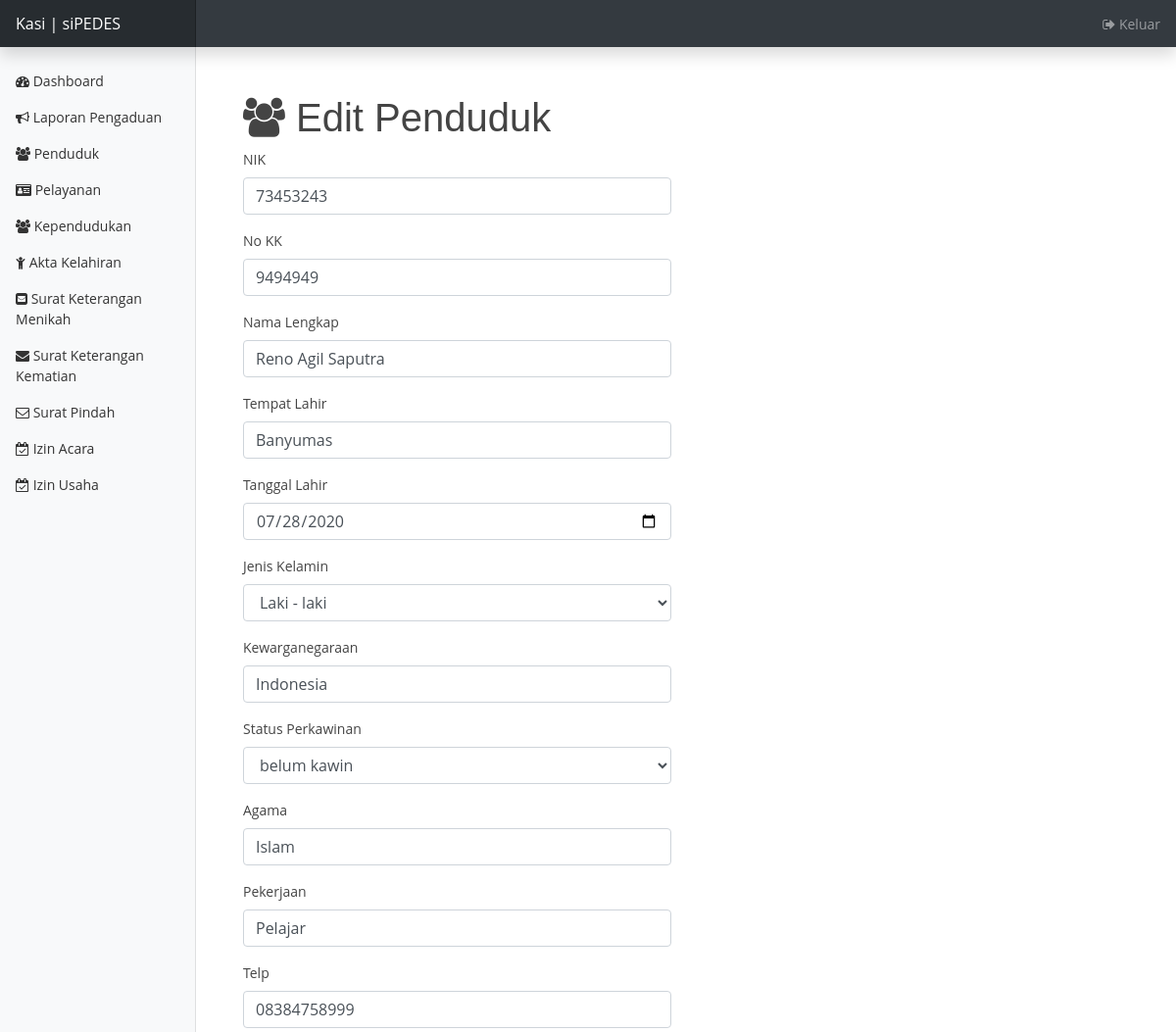
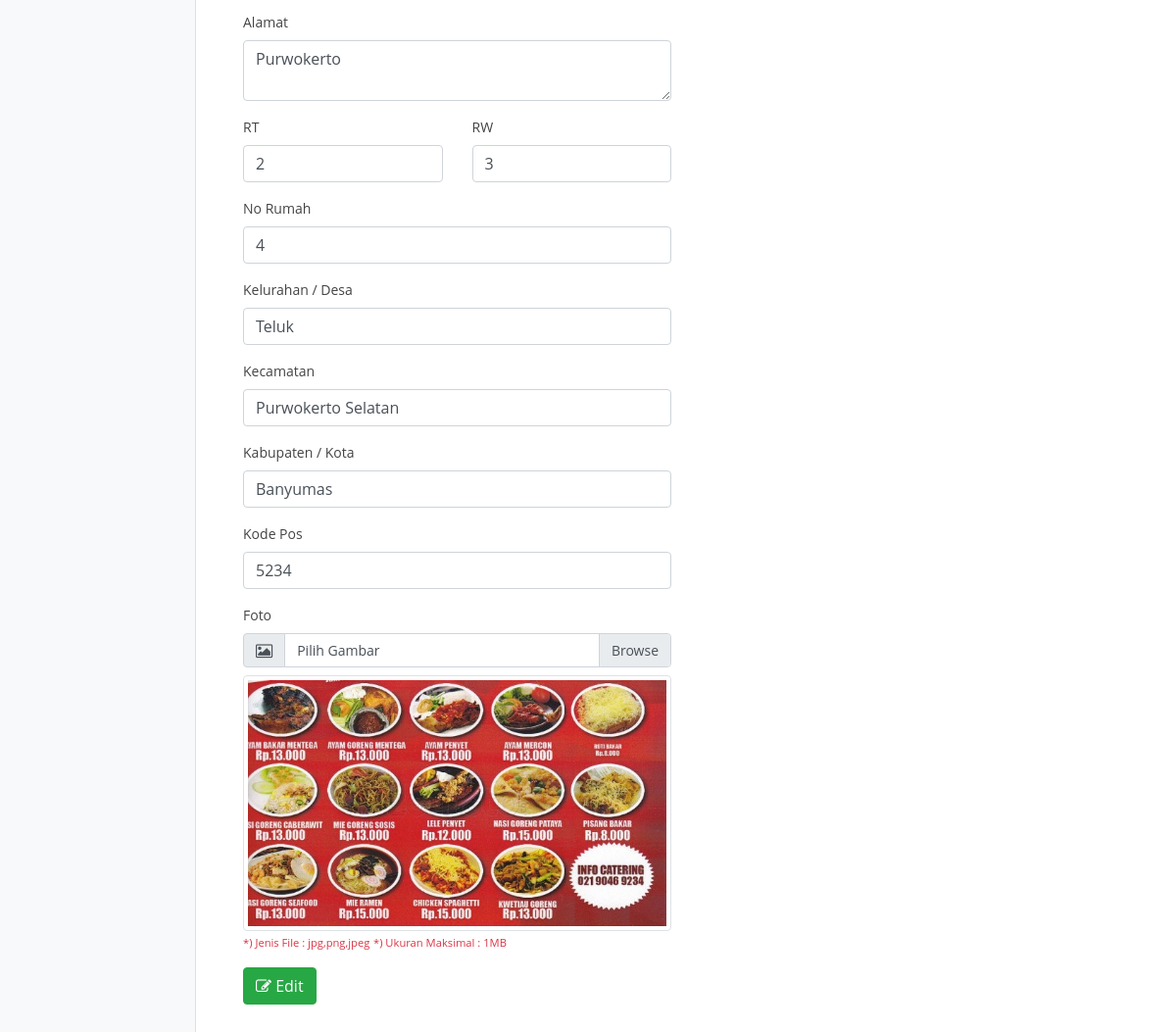
The app's page /petugas/penduduk/edit/2 with its own data (2 pictures, top to bottom).
### tables this page shows
CREATE TABLE `penduduk` (
  `id_penduduk` int(11) NOT NULL,
  `nik` varchar(255) NOT NULL,
  `no_kk` varchar(255) NOT NULL,
  `nama_lengkap` varchar(255) NOT NULL,
  `tmp_lahir` varchar(255) NOT NULL,
  `tgl_lahir` date NOT NULL,
  `jk` char(1) NOT NULL,
  `kewarganegaraan` varchar(255) NOT NULL,
  `status_perkawinan` varchar(255) NOT NULL,
  `agama` varchar(255) NOT NULL,
  `pekerjaan` varchar(255) NOT NULL,
  `telp` varchar(255) NOT NULL,
  `alamat` text NOT NULL,
  `rt` int(11) NOT NULL,
  `rw` int(11) NOT NULL,
  `no_rumah` varchar(255) NOT NULL,
  `kelurahan_desa` varchar(255) NOT NULL,
  `kecamatan` varchar(255) NOT NULL,
  `kabupaten_kota` varchar(255) NOT NULL,
  `kode_pos` int(11) NOT NULL,
  `kata_sandi` varchar(255) NOT NULL,
  `foto` text NOT NULL
);

### application/controllers/Petugas.php (called while the page is built, shortened)
<?php
class Petugas extends CI_Controller {
	public function __construct(){
		$this->load->library('form_validation');
		$this->load->model('MyModel');
	}
	public function editPenduduk($id) {
		$data['pd'] = $this->MyModel->getPendudukByID($id);
		$data['jenis_kelamin'] = ['l','p'];
		$data['status_perkawinan'] = ['belum kawin','sudah kawin'];
		$this->form_validation->set_rules('nik', 'NIK', 'trim|required');
		$this->form_validation->set_rules('no_kk', 'No KK', 'trim|required');
		$this->form_validation->set_rules('nama_lengkap', 'Nama Lengkap', 'trim|required');
		$this->form_validation->set_rules('tmp_lahir', 'Tempat Lahir', 'trim|required');
		$this->form_validation->set_rules('tgl_lahir', 'Tanggal Lahir', 'trim|required');
		$this->form_validation->set_rules('jk', 'Jenis Kelamin', 'trim|required');
		$this->form_validation->set_rules('kewarganegaraan', 'Kewarganegaraan', 'trim|required');
		$this->form_validation->set_rules('status_perkawinan', 'Status Perkawinan', 'trim|required');
		$this->form_validation->set_rules('agama', 'Agama', 'trim|required');
		$this->form_validation->set_rules('pekerjaan', 'Pekerjaan', 'trim|required');
		$this->form_validation->set_rules('telp', 'Telp', 'trim|required');
		$this->form_validation->set_rules('alamat', 'Alamat', 'trim|required');
		$this->form_validation->set_rules('rt', 'RT', 'trim|required');
		$this->form_validation->set_rules('rw', 'RW', 'trim|required');
		$this->form_validation->set_rules('no_rumah', 'No Rumah', 'trim|required');
		$this->form_validation->set_rules('kelurahan_desa', 'Kelurahan / Desa', 'trim|required');
		$this->form_validation->set_rules('kecamatan', 'Kecamatan', 'trim|required');
		$this->form_validation->set_rules('kabupaten_kota', 'Kabupaten / Kota', 'trim|required');
		$this->form_validation->set_rules('kode_pos', 'Kode Pos', 'trim|required');
		if ($this->form_validation->run() == FALSE) {
			$this->load->view('template/header_pet');
			$this->load->view('petugas/penduduk_edit', $data);
			$this->load->view('template/footer_pet');
		}
	}
}

### index.php (called while the page is built, shortened)
<?php
require_once BASEPATH.'core/CodeIgniter.php';

### application/models/MyModel.php (called while the page is built, shortened)
<?php
class MyModel extends CI_Model {
	public function getPendudukByID($id) {
		return $this->db->get_where('penduduk',['id_penduduk' => $id])->row_array();
	}
}

### application/views/petugas/penduduk_edit.php (the view, shortened to what this page needs)
<h1><i class="fa fa-users"></i> Edit Penduduk</h1>
<form action="" method="post" enctype="multipart/form-data">
	<div class="row">
		<div class="col-lg-6">
			<div class="form-group">
				<label>NIK</label>
				<input type="text" name="nik" placeholder="NIK" class="form-control" value="<?= $pd['nik']; ?>">
			</div>
			<div class="form-group">
				<label>No KK</label>
				<input type="text" name="no_kk" placeholder="No KK" class="form-control" value="<?= $pd['no_kk']; ?>">
			</div>
			<div class="form-group">
				<label>Nama Lengkap</label>
				<input type="text" name="nama_lengkap" placeholder="Nama Lengkap" class="form-control" value="<?= $pd['nama_lengkap']; ?>">
			</div>
			<div class="form-group">
				<label>Tempat Lahir</label>
				<input type="text" name="tmp_lahir" placeholder="Tempat Lahir" class="form-control" value="<?= $pd['tmp_lahir']; ?>">
			</div>
			<div class="form-group">
				<label>Tanggal Lahir</label>
				<input type="date" name="tgl_lahir" placeholder="Tanggal Lahir" class="form-control" value="<?= $pd['tgl_lahir']; ?>">
			</div>
			<div class="form-group">
				<label>Jenis Kelamin</label>
				<select name="jk" class="form-control">
					<?php foreach($jenis_kelamin as $jk) : ?>
					<option value="<?= $jk; ?>" <?= ($jk == $pd['jk']) ? 'selected' : ''; ?>><?= ($jk == 'l') ? 'Laki - laki' : 'Perempuan'; ?></option>
					<?php endforeach; ?>
				</select>
			</div>
			<div class="form-group">
				<label>Kewarganegaraan</label>
				<input type="text" name="kewarganegaraan" placeholder="Kewarganegaraan" class="form-control" value="<?= $pd['kewarganegaraan']; ?>">
			</div>
			<div class="form-group">
				<label>Status Perkawinan</label>
				<select name="status_perkawinan" class="form-control">
					<?php foreach($status_perkawinan as $sp) : ?>
					<option value="<?= $sp; ?>" <?= ($sp == $pd['status_perkawinan']) ? 'selected' : ''; ?>><?= $sp; ?></option>
					<?php endforeach; ?>
				</select>
			</div>
			<div class="form-group">
				<label>Agama</label>
				<input type="text" name="agama" placeholder="Agama" class="form-control" value="<?= $pd['agama']; ?>">
			</div>
			<div class="form-group">
				<label>Pekerjaan</label>
				<input type="text" name="pekerjaan" placeholder="Pekerjaan" class="form-control" value="<?= $pd['pekerjaan']; ?>">
			</div>
			<div class="form-group">
				<label>Telp</label>
				<input type="tel" name="telp" placeholder="Telp" class="form-control" value="<?= $pd['telp']; ?>">
			</div>
			<div class="form-group">
				<label>Alamat</label>
				<textarea name="alamat" class="form-control" placeholder="Alamat"><?= $pd['alamat']; ?></textarea>
			</div>
			<div class="row">
				<div class="col-lg-6">
					<div class="form-group">
						<label>RT</label>
						<input type="number" name="rt" placeholder="RT" class="form-control" value="<?= $pd['rt']; ?>">
					</div>
				</div>
				<div class="col-lg-6">
					<div class="form-group">
						<label>RW</label>
						<input type="number" name="rw" placeholder="RW" class="form-control" value="<?= $pd['rw']; ?>">
					</div>
				</div>
			</div>
			<div class="form-group">
				<label>No Rumah</label>
				<input type="text" name="no_rumah" placeholder="No Rumah" class="form-control" value="<?= $pd['no_rumah']; ?>">
			</div>
			<div class="form-group">
				<label>Kelurahan / Desa</label>
				<input type="text" name="kelurahan_desa" placeholder="Kelurahan / Desa" class="form-control" value="<?= $pd['kelurahan_desa']; ?>">
			</div>
			<div class="form-group">
				<label>Kecamatan</label>
				<input type="text" name="kecamatan" placeholder="Kecamatan" class="form-control" value="<?= $pd['kecamatan']; ?>">
			</div>
			<div class="form-group">
				<label>Kabupaten / Kota</label>
				<input type="text" name="kabupaten_kota" placeholder="Kabupaten / Kota" class="form-control" value="<?= $pd['kabupaten_kota']; ?>">
			</div>
			<div class="form-group">
				<label>Kode Pos</label>
				<input type="text" name="kode_pos" placeholder="Kode Pos" class="form-control" value="<?= $pd['kode_pos']; ?>">
			</div>
			<div class="form-group">
				<label>Foto</label>
				<div class="input-group mb-2">
					<div class="input-group-prepend">
						<span class="input-group-text" id="inputGroupFileAddon01"><i class="fa fa-image"></i></span>
					</div>
					<div class="custom-file">
						<label class="custom-file-label" for="inputGroupFile01">Pilih Gambar</label>
					</div>
				</div>
				<div id="image-holder">
					<img src="<?= base_url('assets/img/penduduk/').$pd['foto']; ?>" class="img-fluid img-thumbnail" width="100%" alt="">
				</div>
				<small class="text-danger">*) Jenis File : jpg,png,jpeg</small>
				<small class="text-danger">*) Ukuran Maksimal : 1MB</small>
			</div>
			<button type="submit" class="btn btn-success"><i class="fa fa-edit"></i> Edit</button>
		</div>
	</div>
</form>

### assets/css/style.css (style rules this page uses)
body { font-family: "Open Sans", sans-serif; color: #444444; }
h1, h2, h3, h4, h5, h6 { font-family: "Dosis", sans-serif; }

### assets/css/dashboard.css (style rules this page uses)
body { font-size: .875rem; }

### records on screen
penduduk: nik "73453243", no_kk "9494949", nama_lengkap "Reno Agil Saputra", tmp_lahir "Banyumas", tgl_lahir "07/28/2020", jk "Laki - laki", kewarganegaraan "Indonesia", status_perkawinan "belum kawin", agama "Islam", pekerjaan "Pelajar", telp "08384758999", alamat "Purwokerto", rt "2", rw "3", no_rumah "4", kelurahan_desa "Teluk", kecamatan "Purwokerto Selatan", kabupaten_kota "Banyumas", kode_pos "5234", foto (picture)
